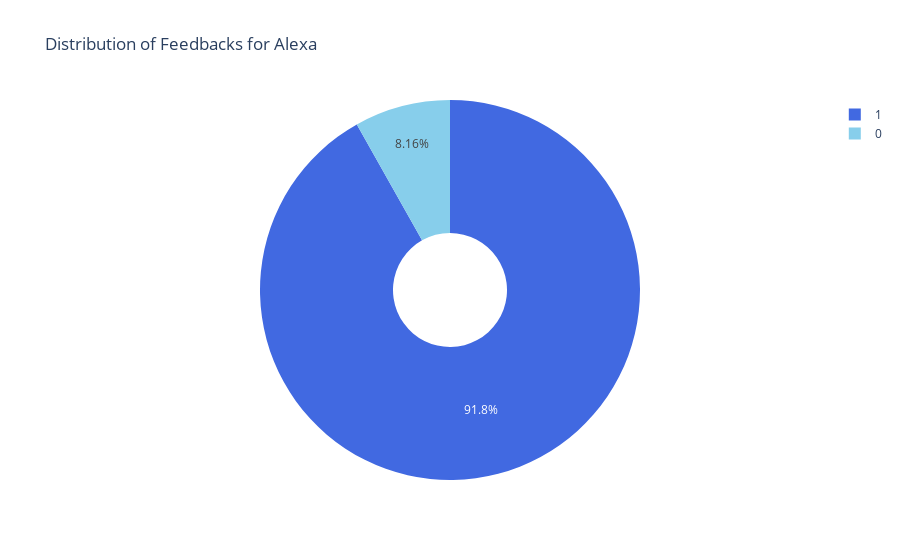

Source (notebook cell):
### Code cell
feedbacks = data['feedback'].value_counts()
label_feedback = feedbacks.index
size_feedback = feedbacks.values
colors = ['royalblue', 'skyblue']

feedback_piechart = go.Pie(labels = label_feedback,
                         values = size_feedback,
                         marker = dict(colors = colors),
                         name = 'Alexa', hole = 0.3)

df2 = [feedback_piechart]
layout = go.Layout(
           title = 'Distribution of Feedbacks for Alexa')
fig = go.Figure(data = df2,
                 layout = layout)
py.iplot(fig)

### Figure 1 — Plotly figure (JSON) as saved in the notebook; plotly's stock layout.template omitted (floating-point values rounded to 4 significant figures)
{"data": [{"hole": 0.3, "labels": [1, 0], "marker": {"colors": ["royalblue", "skyblue"]}, "name": "Alexa", "type": "pie", "values": [2893, 257]}], "layout": {"title": {"text": "Distribution of Feedbacks for Alexa"}}}
